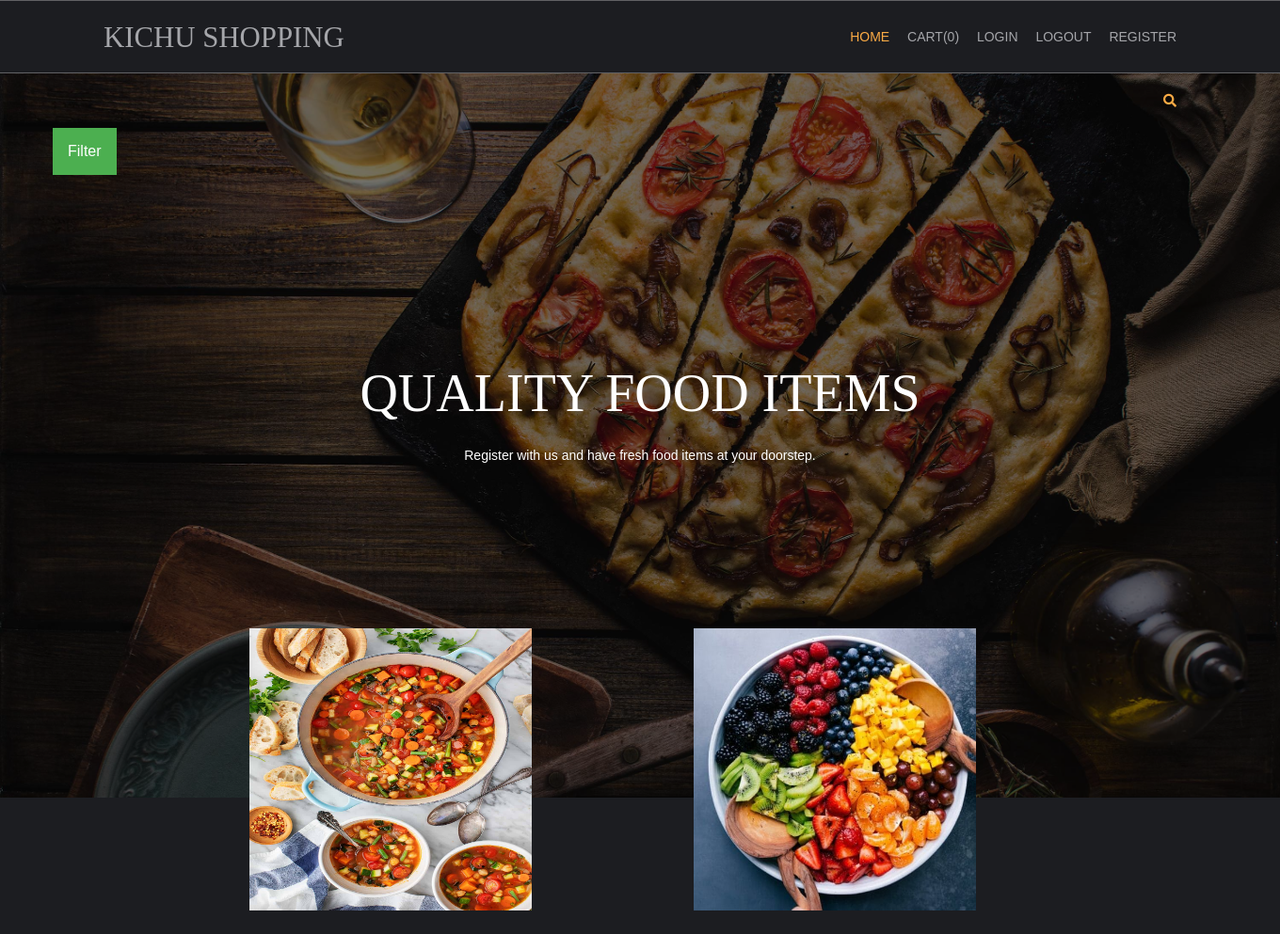
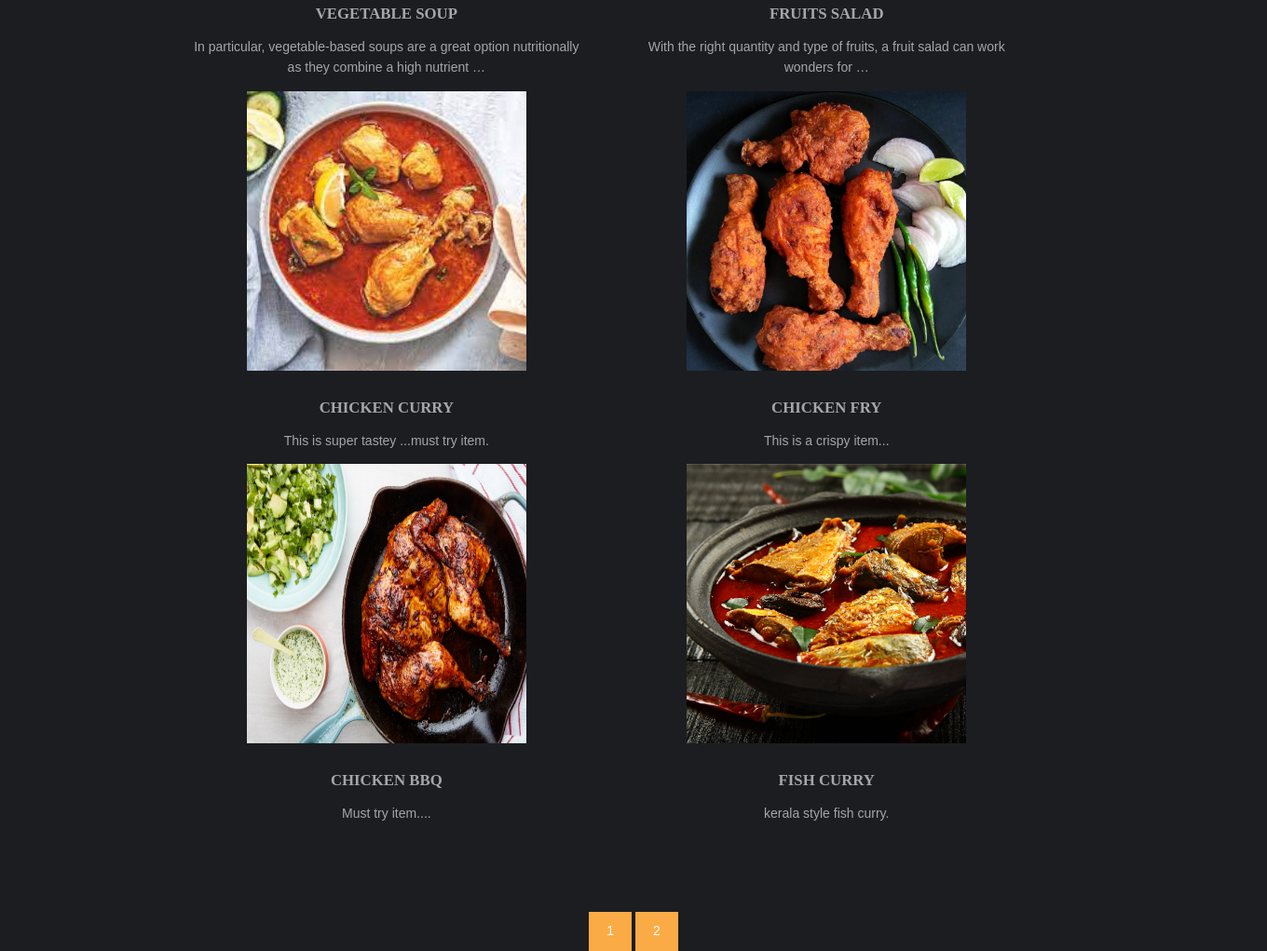
The page / on the database its author committed (2 pictures, top to bottom).
### shop/models.py (models this page shows, shortened)
class products(models.Model):
    name = models.CharField(max_length=250, unique=True)
    slug = models.SlugField(max_length=250, unique=True)
    img=models.ImageField(upload_to='product')
    desc=models.TextField()
    stock=models.IntegerField()
    available=models.BooleanField()
    price=models.IntegerField()
    category=models.ForeignKey(categ,on_delete=models.CASCADE)
    def get_url(self):
        return reverse('details',args=[self.category.slug,self.slug])

### shop/views.py (the view)
# urls.py: 2. Add a URL to urlpatterns:  path('', views.home, name='home')
def home(request,c_slug=None):
    c_page=None
    prodt=None
    if c_slug!=None:
        c_page=get_object_or_404(categ,slug=c_slug)
        prodt=products.objects.filter(category=c_page,available=True)
    else:
        prodt=products.objects.all().filter(available=True)
    cat=categ.objects.all()
    paginator=Paginator(prodt,6)
    try:
        page=int(request.GET.get('page','1'))
    except:
        page=1
    try:
        pro=paginator.page(page)
    except(EmptyPage,InvalidPage):
        pro=paginator.page(paginator.num_pages)
    return render(request,'home.html',{'pr':prodt,'ct':cat,'pg':pro})

### cart/context_processor.py (called while the page is built)
def count(request):
    item_count=0;
    if 'admin' in request.path:
        return {}
    else:
        try:
            ct=cartlist.objects.filter(cart_id=c_id(request))
            cti=items.objects.all().filter(cart=ct[:1])
            for c in cti:
                item_count+=c.quan
        except cartlist.DoesNotExist:
            item_count=0
        return dict(itc=item_count)

### cart/views.py (called while the page is built)
def c_id(request):
    ct_id=request.session.session_key
    if not ct_id:
        ct_id=request.session.create()
    return ct_id

### shop/models.py (called while the page is built)
    def get_url(self):
        return reverse('prod_cat',args=[self.slug])

### templates/home.html (shortened to what this page needs)
{% extends 'base.html' %}
{% load static %}
{% block content %}
<html lang="">
<head>
<link href="{% static 'hm/layout/styles/layout.css' %}" rel="stylesheet" type="text/css" media="all">
</head>
<body id="top">
<div class="bgded overlay" style="background-image:url({% static 'hm/images/demo/backgrounds/bg.jpg' %});">
  <div class="wrapper row0">
    <div id="topbar" class="hoc clear">
  <div class="fl_right">
        <ul class="nospace">
          <li id="searchform">
          </li>
        </ul>
      </div>
      </div>
  </div>
  <div class="dropdown">
  <button class="dropbtn">Filter</button>
</div>
  <div id="pageintro" class="hoc clear" >
    <article>
      <h3 class="heading">QUALITY FOOD ITEMS</h3>
      <p>Register with us and have fresh food items at your doorstep.</p>
    </article>
  </div>
</div>
<div class="gallery" align="center" >
  <main class="gallery"  >
    <section id="introblocks">
      <ul class="nospace group btmspace-80">
        {% for i in pg.object_list %}
        <li class="one_third" >
          <figure><a class="imgover" href="{{i.get_url}}">
            <img class="gallery" src="{{i.img.url}}" style="height:300;width:300;" alt=""></a>
            <figcaption>
              <h6 class="heading">{{i.name}}</h6>
              <p>{{i.desc|truncatewords:15}}</p>
            </figcaption>
          </figure>
        </li>
        {% endfor %}
      </ul>
    </section>
    </main>
    </div>
    <center >
      {% for p in pg.paginator.page_range %}
      <a  href="?page={{p}}" class="btn btn-light btn-sm {% if pg.number == p %} active {% endif %}">{{p}}</a>
      {% endfor %}
    </center>
</body>
</html>
{% endblock %}

### templates/base.html (shortened to what this page needs)
{% load static %}
<html lang="">
<head>
<link href="{% static 'hm/layout/styles/layout.css' %}" rel="stylesheet" type="text/css" media="all">
</head>
<body id="top">
  <div class="wrapper row1">
    <header id="header" class="hoc clear">
      <div id="logo" class="fl_left">
        <h1 ><a  href="/">KICHU SHOPPING</a></h1>
      </div>
      <nav id="mainav" class="fl_right">
        <ul class="clear">
          <li class="active"><a href="/">Home</a></li>
          <li><a class="active" href="{% url 'cartDetails' %}">cart({{itc}})</a></li>
          <li><a class="active" href="{% url 'login' %}">login</a></li>
          <li><a class="active" href="{% url 'logout' %}">logout</a></li>
          <li><a class="active" href="{% url 'register' %}">register</a></li>
        </ul>
      </nav>
    </header>
  </div>
  {% block content %}
  {% endblock %}
</body>
</html>

### static/hm/layout/styles/layout.css (style rules this page uses)
.row1 { border:solid; border-width:1px 0; }
#topbar { padding:20px 0; font-size:.8rem; text-transform:uppercase; }
#topbar ul li { display:inline-block; margin-right:15px; }
#topbar ul li:last-child { margin-right:0; padding-right:0; border-right:none; }
#topbar #searchform { position:relative; line-height:1; z-index:9999; }
#topbar #searchform::after { display:block; height:18px; line-height:18px; padding:0; font-family:"Font Awesome\ 5 Free"; font-weight:900; font-size:1rem; content:"\f002"; }
#topbar #searchform ::placeholder { text-transform:capitalize; }
#header #logo { margin:22px 0 0 0; }
#header #logo h1 { margin:0; padding:0; font-size:2.2rem; text-transform:uppercase; }
#pageintro { padding:200px 0 300px; }
#pageintro article, #pageintro article p { display:block; max-width:75%; margin:0 auto; text-align:center; }
#pageintro article p { max-width:65%; line-height:2rem; }
#pageintro .heading { margin-bottom:20px; font-size:4rem; }
#introblocks { display:block; position:relative; margin:-180px 0 0 0; z-index:1; text-align:center; }
#introblocks figure figcaption { display:block; padding:30px 0 0 0; text-align:center; }
#introblocks figure figcaption .heading { font-size:1.2rem; font-weight:700; margin-bottom:0; }
*, *::before, *::after { transition:all .3s ease-in-out; }
nav ul, nav ol { margin:0; padding:0; list-style:none; }
#mainav, #breadcrumb, .sidebar nav { line-height:normal; }
#mainav ul { text-transform:uppercase; }
#mainav li { display:inline-block; position:relative; margin:0 15px 0 0; padding:0; }
#mainav li:last-child { margin-right:0; }
#mainav li a { display:block; padding:30px 0; }
body { color:#A5A6AA; background-color:#1C1D21; }
a { color:#FBAB45; }
.overlay { color:#FFFFFF; background-color:inherit; }
.overlay::after { color:inherit; background-color:rgba(0,0,0,.55); }
.btn, .btn.inverse:hover { color:#FFFFFF; background-color:#FBAB45; border-color:#FBAB45; }
.imgover, .imgover:hover::after { color:#FFFFFF; }
.row1 { border-color:rgba(255,255,255,.3); }
#topbar #searchform { color:#FBAB45; }
#header #logo h1 a { color:inherit; }
#pageintro { color:#FFFFFF; }
#mainav li a { color:inherit; }
#mainav .active a, #mainav a:hover, #mainav li:hover > a { color:#FBAB45; background-color:inherit; }
@media screen and (min-width:1140px) { .hoc { max-width:1140px; } }

### templates/home.html (style rules this page uses)
.dropbtn { background-color: #4CAF50; color: white; padding: 16px; font-size: 16px; border: none; cursor: pointer; }
.dropdown { position: relative; display: inline-block; padding-left: 56px; }
div.gallery { margin-left: 150px; float: left; width: 100%; height: auto; }
div.gallery img { width: 100%; height: auto; }

### rows shown on the page
products: img (picture), name "VEGETABLE SOUP", desc "In particular, vegetable-based soups are a great option nutritionally as they combine a high nutrient …"
products: img (picture), name "FRUITS SALAD", desc "With the right quantity and type of fruits, a fruit salad can work wonders for …"
products: img (picture), name "CHICKEN CURRY", desc "This is super tastey ...must try item."
products: img (picture), name "CHICKEN FRY", desc "This is a crispy item..."
products: img (picture), name "CHICKEN BBQ", desc "Must try item...."
products: img (picture), name "FISH CURRY", desc "kerala style fish curry."

### other values the page prints
{{ itc }} "0"
{{ p }} "1" "2"
